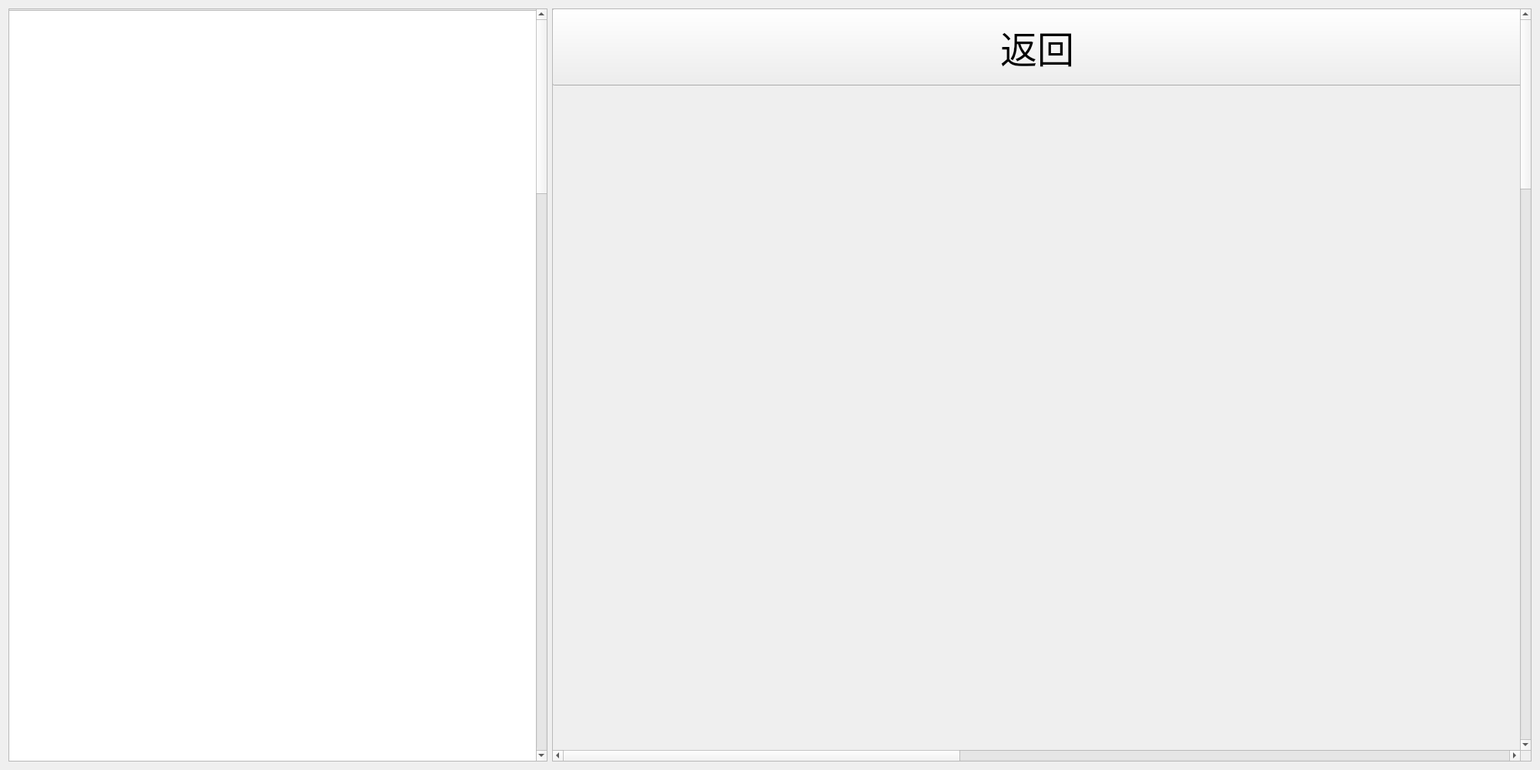
<?xml version="1.0" encoding="UTF-8"?>
<ui version="4.0">
 <class>Form</class>
 <widget class="QWidget" name="Form">
  <property name="geometry">
   <rect>
    <x>0</x>
    <y>0</y>
    <width>2000</width>
    <height>1000</height>
   </rect>
  </property>
  <property name="sizePolicy">
   <sizepolicy hsizetype="Minimum" vsizetype="Minimum">
    <horstretch>0</horstretch>
    <verstretch>0</verstretch>
   </sizepolicy>
  </property>
  <property name="minimumSize">
   <size>
    <width>1500</width>
    <height>1000</height>
   </size>
  </property>
  <property name="windowTitle">
   <string>Wriyer</string>
  </property>
  <property name="windowIcon">
   <iconset>
    <normaloff>pic.jpg</normaloff>pic.jpg</iconset>
  </property>
  <layout class="QHBoxLayout" name="horizontalLayout">
   <item>
    <widget class="QScrollArea" name="scrollArea">
     <property name="maximumSize">
      <size>
       <width>700</width>
       <height>16777215</height>
      </size>
     </property>
     <property name="widgetResizable">
      <bool>true</bool>
     </property>
     <widget class="QWidget" name="scrollAreaWidgetContents">
      <property name="geometry">
       <rect>
        <x>0</x>
        <y>0</y>
        <width>685</width>
        <height>10000</height>
       </rect>
      </property>
      <property name="minimumSize">
       <size>
        <width>0</width>
        <height>10000</height>
       </size>
      </property>
      <widget class="QTextBrowser" name="textBrowser">
       <property name="geometry">
        <rect>
         <x>-5</x>
         <y>1</y>
         <width>711</width>
         <height>10000</height>
        </rect>
       </property>
       <property name="minimumSize">
        <size>
         <width>0</width>
         <height>10000</height>
        </size>
       </property>
       <property name="font">
        <font>
         <family>方正正黑简体</family>
         <pointsize>16</pointsize>
        </font>
       </property>
      </widget>
     </widget>
    </widget>
   </item>
   <item>
    <widget class="QScrollArea" name="scrollArea_2">
     <property name="widgetResizable">
      <bool>false</bool>
     </property>
     <widget class="QWidget" name="scrollAreaWidgetContents_2">
      <property name="geometry">
       <rect>
        <x>0</x>
        <y>0</y>
        <width>3000</width>
        <height>100000</height>
       </rect>
      </property>
      <property name="minimumSize">
       <size>
        <width>3000</width>
        <height>100000</height>
       </size>
      </property>
      <widget class="QWidget" name="verticalLayoutWidget">
       <property name="geometry">
        <rect>
         <x>-1</x>
         <y>-1</y>
         <width>100002</width>
         <height>100108</height>
        </rect>
       </property>
       <layout class="QVBoxLayout" name="verticalLayout">
        <item>
         <widget class="QPushButton" name="pushButton">
          <property name="minimumSize">
           <size>
            <width>0</width>
            <height>100</height>
           </size>
          </property>
          <property name="maximumSize">
           <size>
            <width>1260</width>
            <height>16777215</height>
           </size>
          </property>
          <property name="font">
           <font>
            <family>方正正黑简体</family>
            <pointsize>36</pointsize>
           </font>
          </property>
          <property name="text">
           <string>返回</string>
          </property>
         </widget>
        </item>
        <item>
         <widget class="QWidget" name="widget" native="true">
          <property name="minimumSize">
           <size>
            <width>100000</width>
            <height>100000</height>
           </size>
          </property>
         </widget>
        </item>
       </layout>
      </widget>
     </widget>
    </widget>
   </item>
  </layout>
 </widget>
 <resources/>
 <connections/>
</ui>
